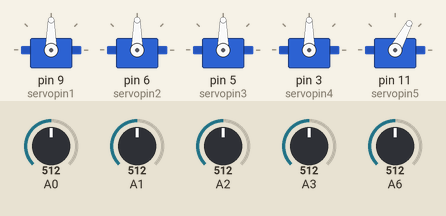
Recording of a sketch running on a simulated Arduino Uno, built with avr-gcc and run on an emulated ATmega328P. Parts: 5 × servo. The inputs (shaded band) are chosen by the test bench; at power-on: A0 = 512, A1 = 512, A2 = 512, A3 = 512, A6 = 512.

Above: at 1.2 s.
1.3 s: A0 set to 716
At 2.5 s:
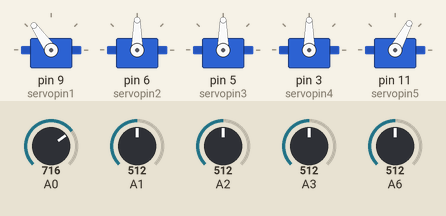
2.8 s: A1 set to 716
At 3.8 s:
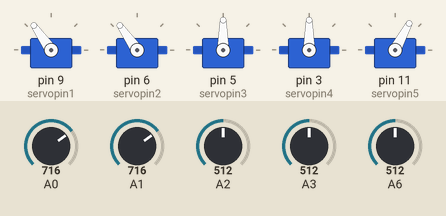
4.3 s: A2 set to 716
At 5.0 s:
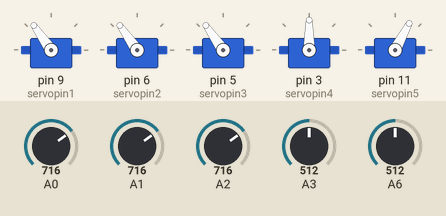
5.8 s: A3 set to 716
At 6.2 s:
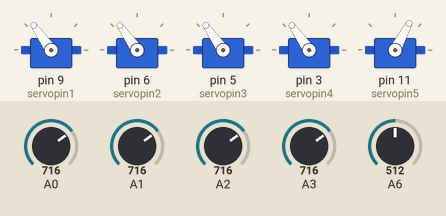
7.3 s: A6 set to 306
At 8.5 s:
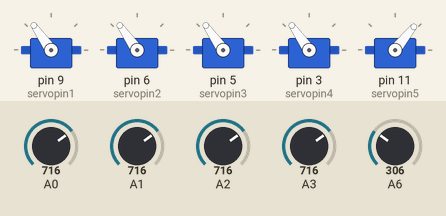
8.8 s: A0 set to 992
At 9.8 s:
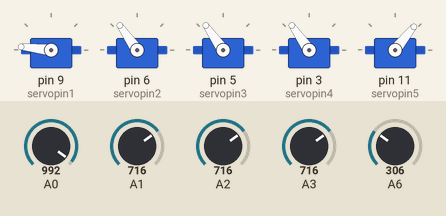
Timing chart, 0 to 11.3 s (numbered marks = the images above; inputs shaded):
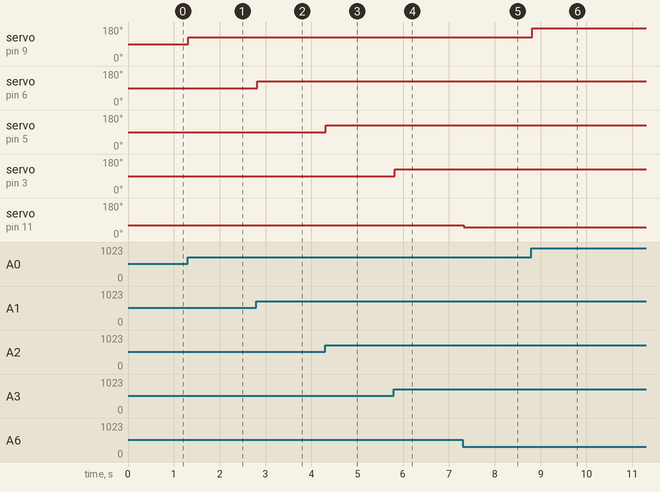

The sketch:

inputNaarServo.ino
```cpp
/***********************************************************
File name: inputNaarServo.ino
Description: Inlezen van analoge waarden en de servo's instellen op deze gemapte waarde
Author: Maarten Dequanter
Date: 02/05/2022
***********************************************************/

// We laden de standaard arduino bibliotheek
#include <Servo.h>

// Initialisatie van servo aansluitingen
int servopin1 = 9;    //Servo 1 is verbonden met digitale poort 9
int servopin2 = 6;
int servopin3 = 5;
int servopin4 = 3;
int servopin5 = 11;

// Initialisatie van Servo objecten 1 object per servo.
Servo servo1;
Servo servo2;
Servo servo3;
Servo servo4;
Servo servo5;

// declareren en initiëliseren van basiswaarden potentiometers

int val1=90;//Variabele voor opslaan waarde van analoge ingang 1
int val2=90;
int val3=90;
int val4=90;
int val5=90;

/*
Eerste stellen we alles in.  We zorgen voor het configureren van de in of uitgangspinnen, stellen de servo's in
en schrijven ineens de juiste waarde(angle) naar de servo objecten waardoor de servo's in de juiste stand gaan staan.
*/

void setup() {
  pinMode(servopin1,OUTPUT);//Pin instellen als output.
  pinMode(servopin2,OUTPUT);
  pinMode(servopin3,OUTPUT);
  pinMode(servopin4,OUTPUT);
  pinMode(servopin5,OUTPUT);
  servo1.attach(servopin1);
  servo2.attach(servopin2);
  servo3.attach(servopin3);
  servo4.attach(servopin4);
  servo5.attach(servopin5);

  servo1.write(val1);  // initiële stand instellen
  servo2.write(val2);
  servo3.write(val3);
  servo4.write(val4);
  servo5.write(val5);
}

/*
Deze loop is leeg omdat we slechts 1 maal een initialisatie van de servo's moeten doen.
*/

void loop()
{

  // Lezen van waarden van potentiometer en mappen naar een servo waarde.

  val1 = map(analogRead(0), 0, 1023, 0, 180);
  val2 = map(analogRead(1), 0, 1023, 0, 180);
  val3 = map(analogRead(2), 0, 1023, 0, 180);
  val4 = map(analogRead(3), 0, 1023, 0, 180);
  val5 = map(analogRead(6), 0, 1023, 35, 90);

  // Schrijven naar servo object

  servo1.write(val1);
  servo2.write(val2);
  servo3.write(val3);
  servo4.write(val4);
  servo5.write(val5);

  // kleine pauze om de servo's toe te laten zich te verplaatsen.
  delay(20);
}
```

Measured:
- after the input at 1.3 s, servo on pin 9 (servopin1): 90° → 125° at once
- after the input at 2.8 s, servo on pin 6 (servopin2): 90° → 125° at once
- after the input at 4.3 s, servo on pin 5 (servopin3): 90° → 125° at once
- after the input at 5.8 s, servo on pin 3 (servopin4): 90° → 125° at once
- after the input at 7.3 s, servo on pin 11 (servopin5): 62° → 51° at once
- after the input at 8.8 s, servo on pin 9 (servopin1): 125° → 174° at once
